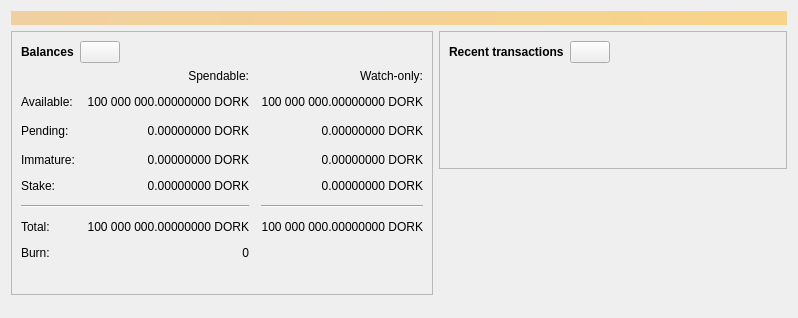
<?xml version="1.0" encoding="UTF-8"?>
<ui version="4.0">
 <class>OverviewPage</class>
 <widget class="QWidget" name="OverviewPage">
  <property name="geometry">
   <rect>
    <x>0</x>
    <y>0</y>
    <width>798</width>
    <height>318</height>
   </rect>
  </property>
  <property name="windowTitle">
   <string>Form</string>
  </property>
  <layout class="QVBoxLayout" name="topLayout">
   <item>
    <widget class="QLabel" name="labelAlerts">
     <property name="visible">
      <bool>false</bool>
     </property>
     <property name="styleSheet">
      <string notr="true">QLabel { background-color: qlineargradient(x1: 0, y1: 0, x2: 1, y2: 0, stop:0 #F0D0A0, stop:1 #F8D488); color:#000000; }</string>
     </property>
     <property name="wordWrap">
      <bool>true</bool>
     </property>
     <property name="margin">
      <number>3</number>
     </property>
     <property name="textInteractionFlags">
      <set>Qt::TextSelectableByMouse</set>
     </property>
    </widget>
   </item>
   <item>
    <layout class="QHBoxLayout" name="horizontalLayout" stretch="1,1">
     <item>
      <layout class="QVBoxLayout" name="verticalLayout_2">
       <item>
        <widget class="QFrame" name="frame">
         <property name="frameShape">
          <enum>QFrame::StyledPanel</enum>
         </property>
         <property name="frameShadow">
          <enum>QFrame::Raised</enum>
         </property>
         <layout class="QVBoxLayout" name="verticalLayout_4">
          <item>
           <layout class="QHBoxLayout" name="horizontalLayout_4">
            <item>
             <widget class="QLabel" name="label_5">
              <property name="font">
               <font>
                <weight>75</weight>
                <bold>true</bold>
               </font>
              </property>
              <property name="text">
               <string>Balances</string>
              </property>
             </widget>
            </item>
            <item>
             <widget class="QPushButton" name="labelWalletStatus">
              <property name="enabled">
               <bool>true</bool>
              </property>
              <property name="maximumSize">
               <size>
                <width>45</width>
                <height>16777215</height>
               </size>
              </property>
              <property name="toolTip">
               <string>The displayed information may be out of date. Your wallet automatically synchronizes with the Dorkcoin network after a connection is established, but this process has not completed yet.</string>
              </property>
              <property name="text">
               <string/>
              </property>
              <property name="icon">
               <iconset resource="../bitcoin.qrc">
                <normaloff>:/icons/warning</normaloff>
                <disabledoff>:/icons/warning</disabledoff>:/icons/warning</iconset>
              </property>
              <property name="iconSize">
               <size>
                <width>24</width>
                <height>24</height>
               </size>
              </property>
             </widget>
            </item>
            <item>
             <spacer name="horizontalSpacer_3">
              <property name="orientation">
               <enum>Qt::Horizontal</enum>
              </property>
              <property name="sizeHint" stdset="0">
               <size>
                <width>40</width>
                <height>20</height>
               </size>
              </property>
             </spacer>
            </item>
           </layout>
          </item>
          <item>
           <layout class="QGridLayout" name="gridLayout">
            <property name="spacing">
             <number>12</number>
            </property>
            <item row="2" column="2">
             <widget class="QLabel" name="labelWatchPending">
              <property name="cursor">
               <cursorShape>IBeamCursor</cursorShape>
              </property>
              <property name="toolTip">
               <string>Unconfirmed transactions to watch-only addresses</string>
              </property>
              <property name="text">
               <string notr="true">0.00000000 DORK</string>
              </property>
              <property name="alignment">
               <set>Qt::AlignRight|Qt::AlignTrailing|Qt::AlignVCenter</set>
              </property>
              <property name="textInteractionFlags">
               <set>Qt::LinksAccessibleByMouse|Qt::TextSelectableByKeyboard|Qt::TextSelectableByMouse</set>
              </property>
             </widget>
            </item>
            <item row="2" column="1">
             <widget class="QLabel" name="labelUnconfirmed">
              <property name="cursor">
               <cursorShape>IBeamCursor</cursorShape>
              </property>
              <property name="toolTip">
               <string>Total of transactions that have yet to be confirmed, and do not yet count toward the spendable balance</string>
              </property>
              <property name="text">
               <string notr="true">0.00000000 DORK</string>
              </property>
              <property name="alignment">
               <set>Qt::AlignRight|Qt::AlignTrailing|Qt::AlignVCenter</set>
              </property>
              <property name="textInteractionFlags">
               <set>Qt::LinksAccessibleByMouse|Qt::TextSelectableByKeyboard|Qt::TextSelectableByMouse</set>
              </property>
             </widget>
            </item>
            <item row="3" column="2">
             <widget class="QLabel" name="labelWatchImmature">
              <property name="cursor">
               <cursorShape>IBeamCursor</cursorShape>
              </property>
              <property name="toolTip">
               <string>Mined balance in watch-only addresses that has not yet matured</string>
              </property>
              <property name="text">
               <string notr="true">0.00000000 DORK</string>
              </property>
              <property name="alignment">
               <set>Qt::AlignRight|Qt::AlignTrailing|Qt::AlignVCenter</set>
              </property>
              <property name="textInteractionFlags">
               <set>Qt::LinksAccessibleByMouse|Qt::TextSelectableByKeyboard|Qt::TextSelectableByMouse</set>
              </property>
             </widget>
            </item>
            <item row="5" column="0" colspan="2">
             <widget class="Line" name="line">
              <property name="orientation">
               <enum>Qt::Horizontal</enum>
              </property>
             </widget>
            </item>
            <item row="5" column="2">
             <widget class="Line" name="lineWatchBalance">
              <property name="sizePolicy">
               <sizepolicy hsizetype="Preferred" vsizetype="Fixed">
                <horstretch>0</horstretch>
                <verstretch>0</verstretch>
               </sizepolicy>
              </property>
              <property name="minimumSize">
               <size>
                <width>140</width>
                <height>0</height>
               </size>
              </property>
              <property name="orientation">
               <enum>Qt::Horizontal</enum>
              </property>
             </widget>
            </item>
            <item row="6" column="0">
             <widget class="QLabel" name="labelTotalText">
              <property name="text">
               <string>Total:</string>
              </property>
             </widget>
            </item>
            <item row="3" column="1">
             <widget class="QLabel" name="labelImmature">
              <property name="cursor">
               <cursorShape>IBeamCursor</cursorShape>
              </property>
              <property name="toolTip">
               <string>Mined balance that has not yet matured</string>
              </property>
              <property name="text">
               <string notr="true">0.00000000 DORK</string>
              </property>
              <property name="alignment">
               <set>Qt::AlignRight|Qt::AlignTrailing|Qt::AlignVCenter</set>
              </property>
              <property name="textInteractionFlags">
               <set>Qt::LinksAccessibleByMouse|Qt::TextSelectableByKeyboard|Qt::TextSelectableByMouse</set>
              </property>
             </widget>
            </item>
            <item row="2" column="3">
             <spacer name="horizontalSpacer_2">
              <property name="orientation">
               <enum>Qt::Horizontal</enum>
              </property>
              <property name="sizeHint" stdset="0">
               <size>
                <width>40</width>
                <height>20</height>
               </size>
              </property>
             </spacer>
            </item>
            <item row="3" column="0">
             <widget class="QLabel" name="labelImmatureText">
              <property name="text">
               <string>Immature:</string>
              </property>
             </widget>
            </item>
            <item row="6" column="1">
             <widget class="QLabel" name="labelTotal">
              <property name="cursor">
               <cursorShape>IBeamCursor</cursorShape>
              </property>
              <property name="toolTip">
               <string>Your current total balance</string>
              </property>
              <property name="text">
               <string notr="true">100 000 000.00000000 DORK</string>
              </property>
              <property name="alignment">
               <set>Qt::AlignRight|Qt::AlignTrailing|Qt::AlignVCenter</set>
              </property>
              <property name="textInteractionFlags">
               <set>Qt::LinksAccessibleByMouse|Qt::TextSelectableByKeyboard|Qt::TextSelectableByMouse</set>
              </property>
             </widget>
            </item>
            <item row="6" column="2">
             <widget class="QLabel" name="labelWatchTotal">
              <property name="cursor">
               <cursorShape>IBeamCursor</cursorShape>
              </property>
              <property name="toolTip">
               <string>Current total balance in watch-only addresses</string>
              </property>
              <property name="text">
               <string notr="true">100 000 000.00000000 DORK</string>
              </property>
              <property name="alignment">
               <set>Qt::AlignRight|Qt::AlignTrailing|Qt::AlignVCenter</set>
              </property>
              <property name="textInteractionFlags">
               <set>Qt::LinksAccessibleByMouse|Qt::TextSelectableByKeyboard|Qt::TextSelectableByMouse</set>
              </property>
             </widget>
            </item>
            <item row="7" column="0">
             <widget class="QLabel" name="labelBurnedText">
              <property name="text">
               <string>Burn:</string>
              </property>
             </widget>
            </item>
            <item row="7" column="1">
             <widget class="QLabel" name="labelBurned">
              <property name="cursor">
               <cursorShape>IBeamCursor</cursorShape>
              </property>
              <property name="toolTip">
               <string>Percentage of stake rewards burned</string>
              </property>
              <property name="text">
               <string>0</string>
              </property>
              <property name="alignment">
               <set>Qt::AlignRight|Qt::AlignTrailing|Qt::AlignVCenter</set>
              </property>
              <property name="textInteractionFlags">
               <set>Qt::LinksAccessibleByMouse|Qt::TextSelectableByKeyboard|Qt::TextSelectableByMouse</set>
              </property>
             </widget>
            </item>
            <item row="0" column="2">
             <widget class="QLabel" name="labelWatchonly">
              <property name="text">
               <string>Watch-only:</string>
              </property>
              <property name="alignment">
               <set>Qt::AlignRight|Qt::AlignTrailing|Qt::AlignVCenter</set>
              </property>
             </widget>
            </item>
            <item row="1" column="0">
             <widget class="QLabel" name="labelBalanceText">
              <property name="text">
               <string>Available:</string>
              </property>
             </widget>
            </item>
            <item row="1" column="1">
             <widget class="QLabel" name="labelBalance">
              <property name="cursor">
               <cursorShape>IBeamCursor</cursorShape>
              </property>
              <property name="toolTip">
               <string>Your current spendable balance</string>
              </property>
              <property name="text">
               <string notr="true">100 000 000.00000000 DORK</string>
              </property>
              <property name="alignment">
               <set>Qt::AlignRight|Qt::AlignTrailing|Qt::AlignVCenter</set>
              </property>
              <property name="textInteractionFlags">
               <set>Qt::LinksAccessibleByMouse|Qt::TextSelectableByKeyboard|Qt::TextSelectableByMouse</set>
              </property>
             </widget>
            </item>
            <item row="1" column="2">
             <widget class="QLabel" name="labelWatchAvailable">
              <property name="cursor">
               <cursorShape>IBeamCursor</cursorShape>
              </property>
              <property name="toolTip">
               <string>Your current balance in watch-only addresses</string>
              </property>
              <property name="text">
               <string notr="true">100 000 000.00000000 DORK</string>
              </property>
              <property name="alignment">
               <set>Qt::AlignRight|Qt::AlignTrailing|Qt::AlignVCenter</set>
              </property>
              <property name="textInteractionFlags">
               <set>Qt::LinksAccessibleByMouse|Qt::TextSelectableByKeyboard|Qt::TextSelectableByMouse</set>
              </property>
             </widget>
            </item>
            <item row="2" column="0">
             <widget class="QLabel" name="labelPendingText">
              <property name="text">
               <string>Pending:</string>
              </property>
             </widget>
            </item>
            <item row="0" column="1">
             <widget class="QLabel" name="labelSpendable">
              <property name="text">
               <string>Spendable:</string>
              </property>
              <property name="alignment">
               <set>Qt::AlignRight|Qt::AlignTrailing|Qt::AlignVCenter</set>
              </property>
             </widget>
            </item>
            <item row="4" column="0">
             <widget class="QLabel" name="labelStakeText">
              <property name="text">
               <string>Stake:</string>
              </property>
             </widget>
            </item>
            <item row="4" column="1">
             <widget class="QLabel" name="labelStake">
              <property name="cursor">
               <cursorShape>IBeamCursor</cursorShape>
              </property>
              <property name="toolTip">
               <string>Your current staking balance</string>
              </property>
              <property name="text">
               <string notr="true">0.00000000 DORK</string>
              </property>
              <property name="alignment">
               <set>Qt::AlignRight|Qt::AlignTrailing|Qt::AlignVCenter</set>
              </property>
              <property name="textInteractionFlags">
               <set>Qt::LinksAccessibleByMouse|Qt::TextSelectableByKeyboard|Qt::TextSelectableByMouse</set>
              </property>
             </widget>
            </item>
            <item row="4" column="2">
             <widget class="QLabel" name="labelWatchStake">
              <property name="cursor">
               <cursorShape>IBeamCursor</cursorShape>
              </property>
              <property name="toolTip">
               <string>Your current staking balance in watch-only addresses</string>
              </property>
              <property name="text">
               <string notr="true">0.00000000 DORK</string>
              </property>
              <property name="alignment">
               <set>Qt::AlignRight|Qt::AlignTrailing|Qt::AlignVCenter</set>
              </property>
              <property name="textInteractionFlags">
               <set>Qt::LinksAccessibleByMouse|Qt::TextSelectableByKeyboard|Qt::TextSelectableByMouse</set>
              </property>
             </widget>
            </item>
            <item row="2" column="3">
             <spacer name="horizontalSpacer_21">
              <property name="orientation">
               <enum>Qt::Horizontal</enum>
              </property>
              <property name="sizeHint" stdset="0">
               <size>
                <width>40</width>
                <height>20</height>
               </size>
              </property>
             </spacer>
            </item>
           </layout>
          </item>
          <item>
           <spacer name="verticalSpacer_3">
            <property name="orientation">
             <enum>Qt::Vertical</enum>
            </property>
            <property name="sizeType">
             <enum>QSizePolicy::Fixed</enum>
            </property>
            <property name="sizeHint" stdset="0">
             <size>
              <width>20</width>
              <height>25</height>
             </size>
            </property>
           </spacer>
          </item>
         </layout>
        </widget>
       </item>
       <item>
        <spacer name="verticalSpacer">
         <property name="orientation">
          <enum>Qt::Vertical</enum>
         </property>
         <property name="sizeHint" stdset="0">
          <size>
           <width>20</width>
           <height>40</height>
          </size>
         </property>
        </spacer>
       </item>
      </layout>
     </item>
     <item>
      <layout class="QVBoxLayout" name="verticalLayout_3">
       <item>
        <widget class="QFrame" name="frame_2">
         <property name="frameShape">
          <enum>QFrame::StyledPanel</enum>
         </property>
         <property name="frameShadow">
          <enum>QFrame::Raised</enum>
         </property>
         <layout class="QVBoxLayout" name="verticalLayout">
          <item>
           <layout class="QHBoxLayout" name="horizontalLayout_2">
            <item>
             <widget class="QLabel" name="label_4">
              <property name="font">
               <font>
                <weight>75</weight>
                <bold>true</bold>
               </font>
              </property>
              <property name="text">
               <string>Recent transactions</string>
              </property>
             </widget>
            </item>
            <item>
             <widget class="QPushButton" name="labelTransactionsStatus">
              <property name="enabled">
               <bool>true</bool>
              </property>
              <property name="maximumSize">
               <size>
                <width>45</width>
                <height>16777215</height>
               </size>
              </property>
              <property name="toolTip">
               <string>The displayed information may be out of date. Your wallet automatically synchronizes with the Dorkcoin network after a connection is established, but this process has not completed yet.</string>
              </property>
              <property name="text">
               <string/>
              </property>
              <property name="icon">
               <iconset resource="../bitcoin.qrc">
                <normaloff>:/icons/warning</normaloff>
                <disabledoff>:/icons/warning</disabledoff>:/icons/warning</iconset>
              </property>
              <property name="iconSize">
               <size>
                <width>24</width>
                <height>24</height>
               </size>
              </property>
             </widget>
            </item>
            <item>
             <spacer name="horizontalSpacer">
              <property name="orientation">
               <enum>Qt::Horizontal</enum>
              </property>
              <property name="sizeHint" stdset="0">
               <size>
                <width>40</width>
                <height>20</height>
               </size>
              </property>
             </spacer>
            </item>
           </layout>
          </item>
          <item>
           <widget class="TransactionOverviewWidget" name="listTransactions">
            <property name="styleSheet">
             <string notr="true">QListView { background: transparent; }</string>
            </property>
            <property name="frameShape">
             <enum>QFrame::NoFrame</enum>
            </property>
            <property name="verticalScrollBarPolicy">
             <enum>Qt::ScrollBarAlwaysOff</enum>
            </property>
            <property name="horizontalScrollBarPolicy">
             <enum>Qt::ScrollBarAlwaysOff</enum>
            </property>
            <property name="sizeAdjustPolicy">
             <enum>QAbstractScrollArea::AdjustToContents</enum>
            </property>
            <property name="selectionMode">
             <enum>QAbstractItemView::NoSelection</enum>
            </property>
            <property name="uniformItemSizes">
             <bool>true</bool>
            </property>
           </widget>
          </item>
         </layout>
        </widget>
       </item>
       <item>
        <spacer name="verticalSpacer_2">
         <property name="orientation">
          <enum>Qt::Vertical</enum>
         </property>
         <property name="sizeHint" stdset="0">
          <size>
           <width>20</width>
           <height>40</height>
          </size>
         </property>
        </spacer>
       </item>
      </layout>
     </item>
    </layout>
   </item>
  </layout>
 </widget>
 <customwidgets>
  <customwidget>
   <class>TransactionOverviewWidget</class>
   <extends>QListView</extends>
   <header>qt/transactionoverviewwidget.h</header>
  </customwidget>
 </customwidgets>
 <resources/>
 <connections/>
</ui>
